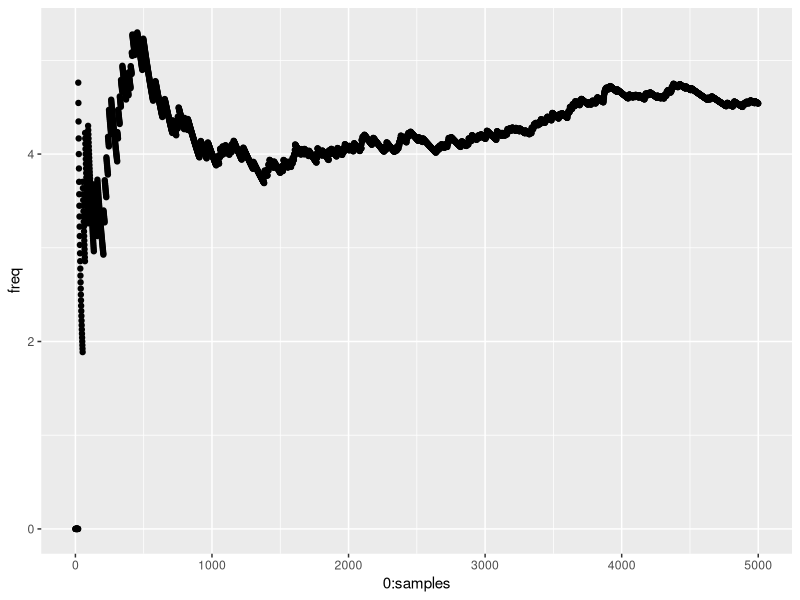

This chart was generated by the following R code:
## ---- chunk 1
library("ggplot2")
## ---- chunk 2

die <- function(size){
  die <- 1:size
  die
}

roll <- function(size){
 outcome = sample(die(size),1)
 outcome
}

roll(50)

## ---- chunk 3
relative_frequency <- function(samples,size,f,desired) {
  outcomes <- replicate(samples,f(size))
  total_desired <- 0
  freq <- 0
  for(i in 1:samples){
    if(outcomes[i] == desired){
      total_desired <- total_desired +1
    }
    freq <- c(freq,total_desired/i*100)
  }
  qplot(0:samples,freq)
}

relative_frequency(5000,20,roll,2)
